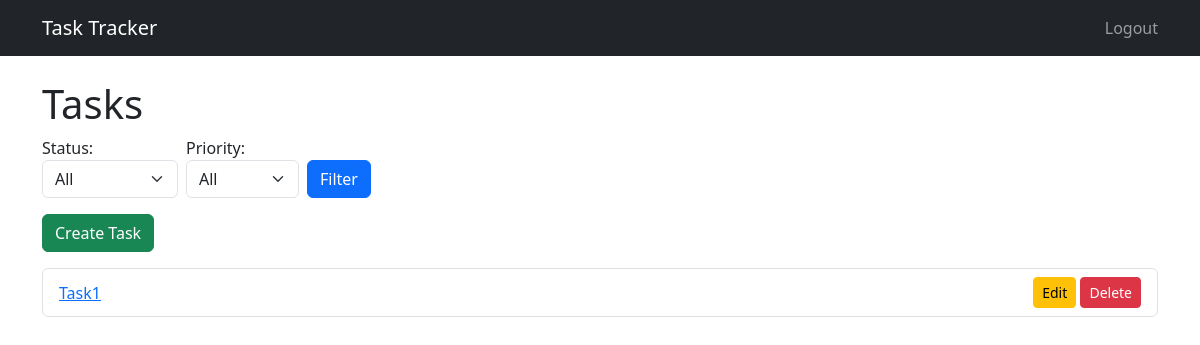
The app's page / (signed in), older data.
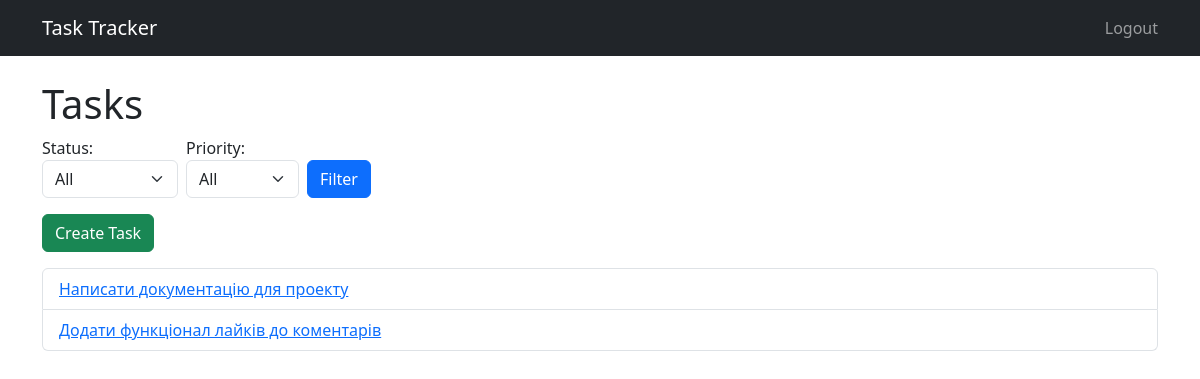
The same page, newer data.
### tasks/models.py (models this page shows, shortened)
class Task(models.Model):
    STATUS_CHOICES = [
        ('todo', 'To Do'),
        ('in_progress', 'In Progress'),
        ('done', 'Done'),
    ]
    PRIORITY_CHOICES = [
        ('low', 'Low'),
        ('medium', 'Medium'),
        ('high', 'High'),
    ]
    title = models.CharField(max_length=255)
    description = models.TextField()
    status = models.CharField(max_length=20, choices=STATUS_CHOICES, default='todo')
    priority = models.CharField(max_length=20, choices=PRIORITY_CHOICES, default='medium')
    due_date = models.DateField(null=True, blank=True)
    owner = models.ForeignKey(User, on_delete=models.CASCADE, related_name='tasks')
    created_at = models.DateTimeField(auto_now_add=True)

### tasks/views.py (the view)
# urls.py: path('', TaskListView.as_view(), name='task-list'),  # головна сторінка
class TaskListView(LoginRequiredMixin, ListView):
    model = Task
    template_name = 'tasks/task_list.html'
    def get_queryset(self):
        queryset = super().get_queryset()
        form = TaskFilterForm(self.request.GET)
        if form.is_valid():
            status = form.cleaned_data.get('status')
            priority = form.cleaned_data.get('priority')
            if status:
                queryset = queryset.filter(status=status)
            if priority:
                queryset = queryset.filter(priority=priority)
        return queryset
    def get_context_data(self, **kwargs):
        context = super().get_context_data(**kwargs)
        context['filter_form'] = TaskFilterForm(self.request.GET)
        return context

### tasks/forms.py
class TaskFilterForm(forms.Form):
    status = forms.ChoiceField(
        choices=[('', 'All')] + Task.STATUS_CHOICES,
        required=False,
        widget=forms.Select(attrs={'class': 'form-select'})
    )
    priority = forms.ChoiceField(
        choices=[('', 'All')] + Task.PRIORITY_CHOICES,
        required=False,
        widget=forms.Select(attrs={'class': 'form-select'})
    )

### tasks/templates/tasks/task_list.html
{% extends "base.html" %}
{% block content %}
<h1>Tasks</h1>
<form method="get" class="mb-3 row g-2">
  <div class="col-auto">
    {{ filter_form.status.label_tag }}
    {{ filter_form.status }}
  </div>
  <div class="col-auto">
    {{ filter_form.priority.label_tag }}
    {{ filter_form.priority }}
  </div>
  <div class="col-auto align-self-end">
    <button type="submit" class="btn btn-primary">Filter</button>
  </div>
</form>
<a href="{% url 'task-create' %}" class="btn btn-success mb-3">Create Task</a>
<ul class="list-group">
  {% for task in object_list %}
    <li class="list-group-item d-flex justify-content-between align-items-center">
      <a href="{% url 'task-detail' task.id %}">{{ task.title }}</a>
      <span>
        {% if task.owner == user %}
          <a href="{% url 'task-update' task.id %}" class="btn btn-sm btn-warning">Edit</a>
          <a href="{% url 'task-delete' task.id %}" class="btn btn-sm btn-danger">Delete</a>
        {% endif %}
      </span>
    </li>
  {% empty %}
    <li class="list-group-item">No tasks found.</li>
  {% endfor %}
</ul>
{% endblock %}

### tasks/templates/base.html (shortened to what this page needs)
<!DOCTYPE html>
<html lang="en">
<head>
    <link href="https://cdn.jsdelivr.net/npm/bootstrap@5.3.2/dist/css/bootstrap.min.css" rel="stylesheet">
</head>
<body>
    <nav class="navbar navbar-expand-lg navbar-dark bg-dark mb-4">
        <div class="container">
            <a class="navbar-brand" href="{% url 'task-list' %}">Task Tracker</a>
            <div class="collapse navbar-collapse">
                <ul class="navbar-nav ms-auto">
                    {% if user.is_authenticated %}
                        <li class="nav-item">
                            <form method="post" action="{% url 'logout' %}" class="d-inline">
                                <button type="submit" class="nav-link btn btn-link p-0 m-0">
                                    Logout
                                </button>
                            </form>
                        </li>
                    {% endif %}
                </ul>
            </div>
        </div>
    </nav>
    <div class="container">
        {% block content %}
        {% endblock %}
    </div>
</body>
</html>

Row changes from the older to the newer data that the page shows:
removed Task: title "Task1", shows "Edit"
added Task: title "Написати документацію для проекту"
added Task: title "Додати функціонал лайків до коментарів"
